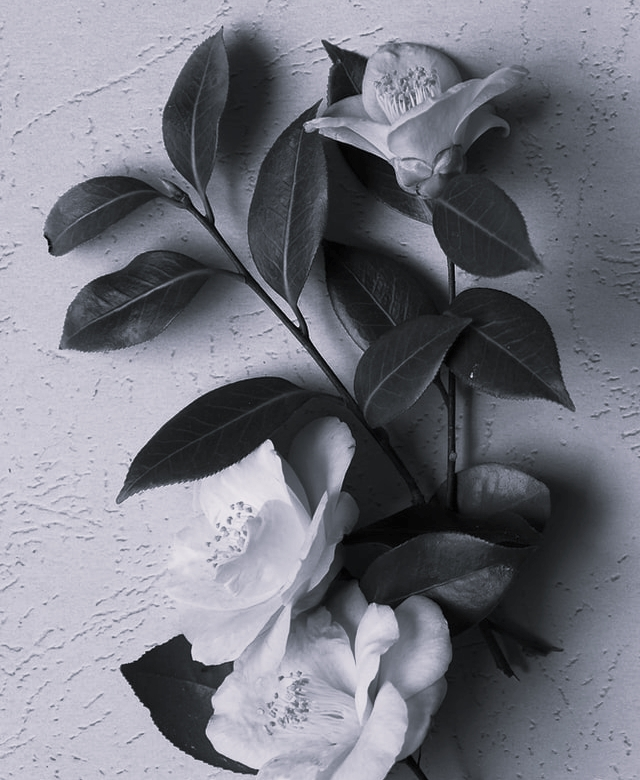
#> input picture gray1.jpg, 640 x 780 px
$ jupyter execute ex-4.2.ipynb
#> lines starting #> are read from the running program, lines starting #| are printed output that depends on the picture
[cell 1]
import cv2
import matplotlib.pyplot as plt
gray_image = cv2.imread("gray1.jpg")
#> gray_image is the input picture: shape (780, 640, 3); mean B, G, R 128.8, 119.3, 118.3
color_image = cv2.imread("color.jpg",-1)
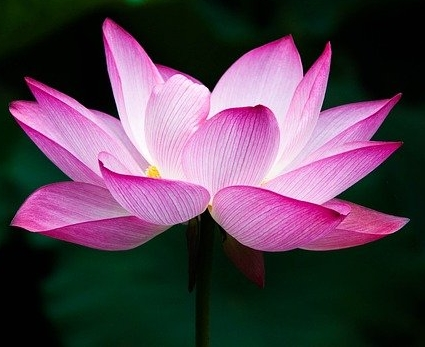
#> input picture color.jpg, 425 x 347 px
#> color_image is the input picture: shape (347, 425, 3); mean B, G, R 83.2, 66.4, 87
gray_hist = cv2.calcHist([gray_image],[0],None,[256],[0,256])
#> gray_hist = 256 values, max 11137 at index 210, min 0 at index 245, mean 1950
color_hist = cv2.calcHist([color_image],[0],None,[256],[0,256])
#> color_hist = 256 values, max 13480 at index 1, min 14 at index 62, mean 576.1
plt.figure()
plt.imshow(gray_image)
plt.show()
plt.title("Histogram")
plt.xlabel("Grayscale Value")
plt.ylabel("Pixel Count")
plt.stem(gray_hist)
plt.show()
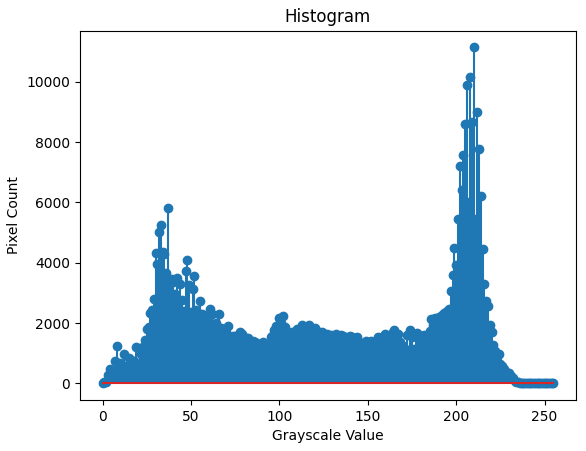
#> figure drawn by matplotlib, 1 panel; curve peaks at x = 210, y = 11137
plt.imshow(color_image)
plt.show()
plt.title("Histogram of Color Image - Green Channel")
plt.xlabel("Intensity Value")
plt.ylabel("Pixel Count")
plt.stem(color_hist)
plt.show()
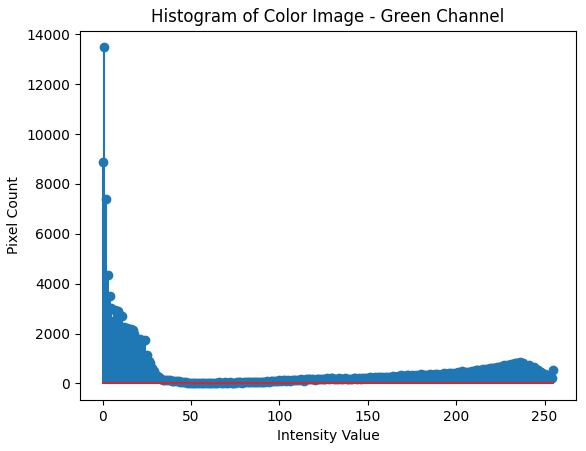
#> figure drawn by matplotlib, 1 panel; curve peaks at x = 1, y = 13480
